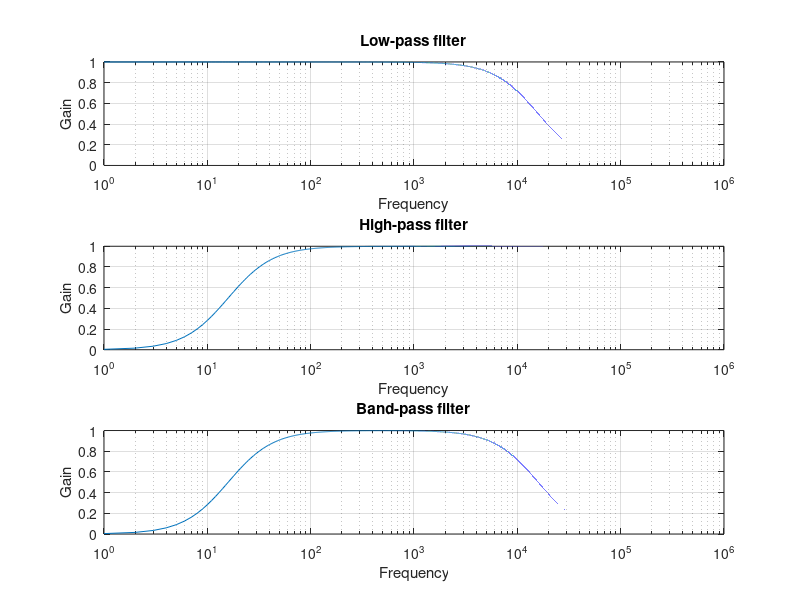

This figure's MATLAB source:
%for low pass filter 
R2=1e+3; 
c2=1e-8; 
fh=1/(2*pi*R2*c2); 
f=0:1e+6; 
g2=1./(1+j*f./fh); 
subplot(3,1,1); 
semilogx(f,g2); 
title('Low-pass filter') 
grid on; 
xlabel('Frequency'); 
ylabel('Gain'); 
%for high pass filter 
R1=1e+4; 
c1=1e-6; 
fh=1/(2*pi*R1*c1); 
f=0:1e+6; 
g1=1./(1-1j.*fh./f); 
subplot(3,1,2); 
semilogx(f,g1); 
title('High-pass filter') 
grid on; 
xlabel('Frequency'); 
ylabel('Gain'); 
% for Band pass filter 
g3 =g1.*g2; 
subplot(3,1,3); 
semilogx(f,g3); 
title('Band-pass filter') 
grid on; 
xlabel('Frequency'); 
ylabel('Gain'); 
